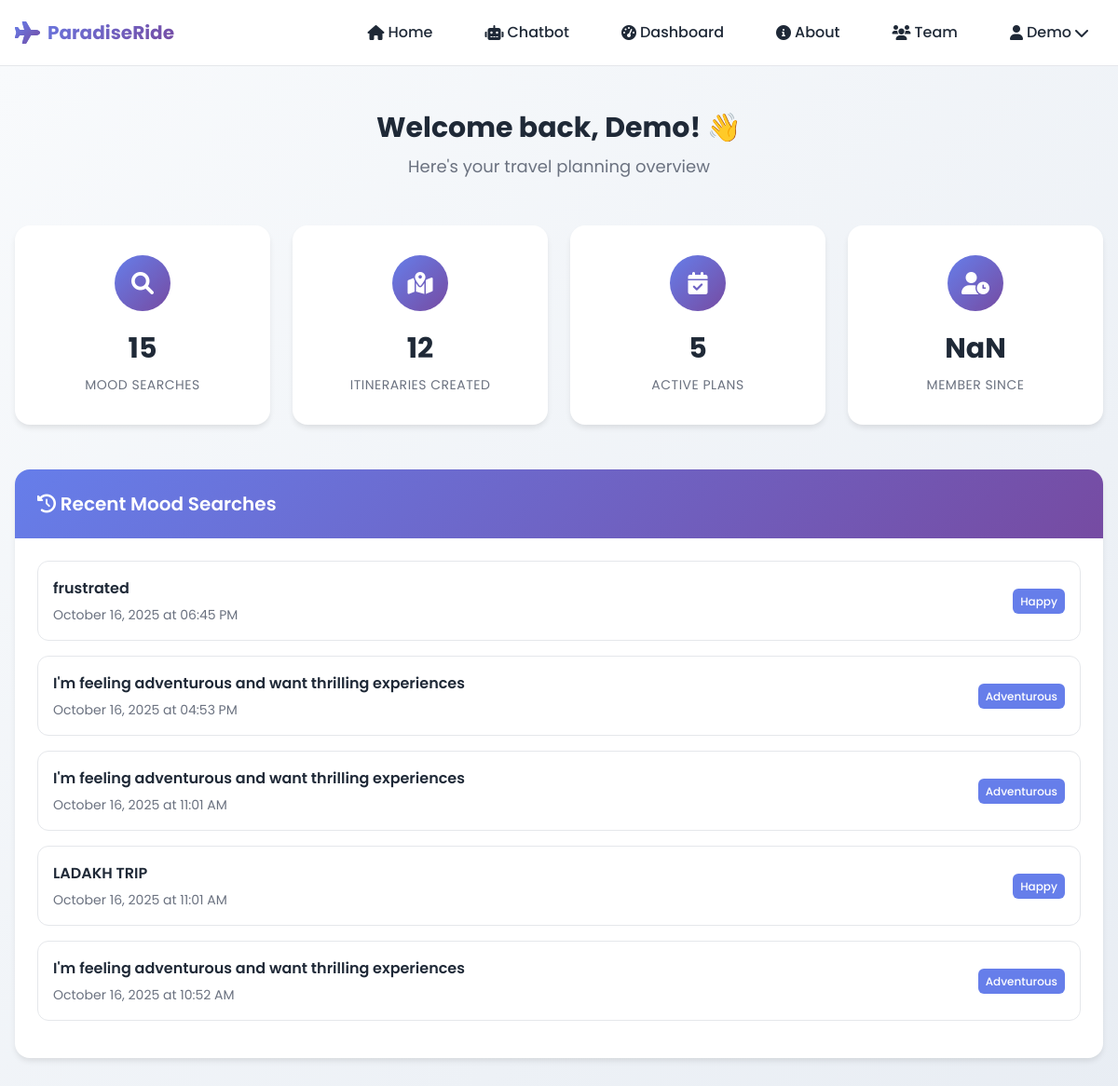
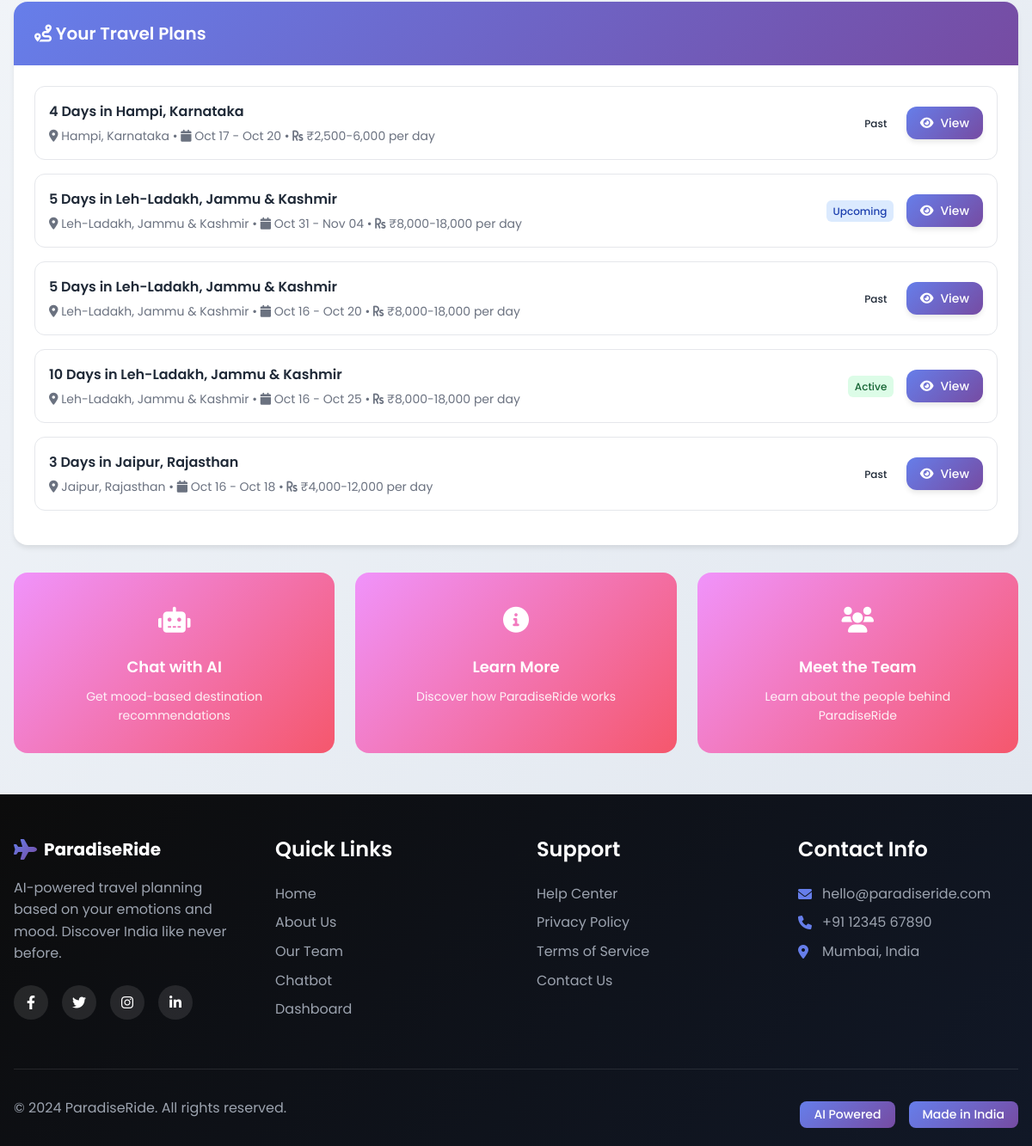
The app's page /dashboard (signed in) with its own data (2 pictures, top to bottom).
### models.py (models this page shows, shortened)
class User(UserMixin, db.Model):
    __tablename__ = 'users'
    id = db.Column(db.Integer, primary_key=True)
    name = db.Column(db.String(100), nullable=False)
    email = db.Column(db.String(120), unique=True, nullable=False, index=True)
    password_hash = db.Column(db.String(255), nullable=False)
    created_at = db.Column(db.DateTime, default=datetime.utcnow, nullable=False)
    is_active = db.Column(db.Boolean, default=True, nullable=False)
    last_login = db.Column(db.DateTime)
    search_history = db.relationship('SearchHistory', backref='user', lazy=True, cascade='all, delete-orphan')
    itineraries = db.relationship('Itinerary', backref='user', lazy=True, cascade='all, delete-orphan')
    def get_search_count(self):
        return db.session.query(SearchHistory).filter_by(user_id=self.id).count()
    def get_itinerary_count(self):
        return db.session.query(Itinerary).filter_by(user_id=self.id).count()
    def get_recent_searches(self, limit=5):
        return db.session.query(SearchHistory).filter_by(user_id=self.id)\
                                 .order_by(SearchHistory.timestamp.desc())\
                                 .limit(limit).all()

class SearchHistory(db.Model):
    __tablename__ = 'search_history'
    id = db.Column(db.Integer, primary_key=True)
    user_id = db.Column(db.Integer, db.ForeignKey('users.id'), nullable=False)
    mood = db.Column(db.String(50), nullable=False)
    query = db.Column(db.Text, nullable=False)  # Original user query
    result = db.Column(db.Text, nullable=False)  # JSON string of destinations returned
    timestamp = db.Column(db.DateTime, default=datetime.utcnow, nullable=False)
    rating = db.Column(db.Integer)  # User rating of the suggestions (1-5)
    is_favorite = db.Column(db.Boolean, default=False)

class Itinerary(db.Model):
    __tablename__ = 'itineraries'
    id = db.Column(db.Integer, primary_key=True)
    user_id = db.Column(db.Integer, db.ForeignKey('users.id'), nullable=False)
    title = db.Column(db.String(200), nullable=False)
    destination = db.Column(db.String(100), nullable=False)
    start_date = db.Column(db.Date, nullable=False)
    end_date = db.Column(db.Date, nullable=False)
    budget = db.Column(db.String(50))  # Budget range as string
    duration_days = db.Column(db.Integer, nullable=False)
    description = db.Column(db.Text)
    detailed_plan = db.Column(db.Text)  # JSON string of day-by-day itinerary
    mood_tag = db.Column(db.String(50))  # The mood this itinerary was created for
    is_completed = db.Column(db.Boolean, default=False)
    is_favorite = db.Column(db.Boolean, default=False)
    created_at = db.Column(db.DateTime, default=datetime.utcnow, nullable=False)
    updated_at = db.Column(db.DateTime, default=datetime.utcnow, onupdate=datetime.utcnow)
    difficulty_level = db.Column(db.String(20))  # easy, moderate, challenging
    travel_style = db.Column(db.String(50))  # adventure, relaxation, cultural, etc.
    group_size = db.Column(db.Integer, default=1)
    notes = db.Column(db.Text)  # User notes
    def is_upcoming(self):
        from datetime import date
        return self.start_date > date.today()
    def is_current(self):
        from datetime import date
        today = date.today()
        return self.start_date <= today <= self.end_date
    def get_status(self):
        if self.is_completed:
            return 'completed'
        elif self.is_current():
            return 'active'
        elif self.is_upcoming():
            return 'upcoming'
        else:
            return 'past'

### app.py (the view)
@app.route('/dashboard')
@login_required
def dashboard():
    user_stats = {
        'search_count': current_user.get_search_count(),
        'itinerary_count': current_user.get_itinerary_count(),
        'member_since': current_user.created_at.strftime('%B %Y')
    }
    recent_searches = current_user.get_recent_searches(5)
    from models import get_user_itineraries
    recent_itineraries = get_user_itineraries(current_user.id, 5)
    return render_template('dashboard.html',
                         stats=user_stats,
                         recent_searches=recent_searches,
                         recent_itineraries=recent_itineraries)

### templates/dashboard.html (shortened to what this page needs)
{% extends "base.html" %}
{% set title = "Dashboard" %}
{% block content %}
<div class="dashboard-container">
    <div class="container">
        <div class="dashboard-header">
            <h1 class="dashboard-title">Welcome back, {{ current_user.name.split()[0] }}! 👋</h1>
            <p class="dashboard-subtitle">Here's your travel planning overview</p>
        </div>
        <div class="stats-grid">
            <div class="stat-card">
                <div class="stat-icon">
                    <i class="fas fa-search"></i>
                </div>
                <div class="stat-number">{{ stats.search_count }}</div>
                <div class="stat-label">Mood Searches</div>
            </div>
            <div class="stat-card">
                <div class="stat-icon">
                    <i class="fas fa-map-marked-alt"></i>
                </div>
                <div class="stat-number">{{ stats.itinerary_count }}</div>
                <div class="stat-label">Itineraries Created</div>
            </div>
            <div class="stat-card">
                <div class="stat-icon">
                    <i class="fas fa-calendar-check"></i>
                </div>
                <div class="stat-number">{{ recent_itineraries|length }}</div>
                <div class="stat-label">Active Plans</div>
            </div>
            <div class="stat-card">
                <div class="stat-icon">
                    <i class="fas fa-user-clock"></i>
                </div>
                <div class="stat-number">{{ stats.member_since }}</div>
                <div class="stat-label">Member Since</div>
            </div>
        </div>
        <div class="dashboard-section">
            <div class="section-header">
                <h2 class="section-title">
                    <i class="fas fa-history"></i> Recent Mood Searches
                </h2>
            </div>
            <div class="section-content">
                {% if recent_searches %}
                    {% for search in recent_searches %}
                        <div class="search-item">
                            <div class="item-content">
                                <div class="item-title">{{ search.query }}</div>
                                <div class="item-meta">{{ search.timestamp.strftime('%B %d, %Y at %I:%M %p') }}</div>
                            </div>
                            <div class="mood-badge">{{ search.mood }}</div>
                        </div>
                    {% endfor %}
                {% endif %}
            </div>
        </div>
        <div class="dashboard-section">
            <div class="section-header">
                <h2 class="section-title">
                    <i class="fas fa-route"></i> Your Travel Plans
                </h2>
            </div>
            <div class="section-content">
                {% if recent_itineraries %}
                    {% for itinerary in recent_itineraries %}
                        <div class="itinerary-item">
                            <div class="item-content">
                                <div class="item-title">{{ itinerary.title }}</div>
                                <div class="item-meta">
                                    <i class="fas fa-map-marker-alt"></i> {{ itinerary.destination }} •
                                    <i class="fas fa-calendar"></i> {{ itinerary.start_date.strftime('%b %d') }} - {{ itinerary.end_date.strftime('%b %d') }} •
                                    <i class="fas fa-rupee-sign"></i> {{ itinerary.budget }}
                                </div>
                            </div>
                            <div>
                                <span class="status-badge status-{{ itinerary.get_status() }}">{{ itinerary.get_status() }}</span>
                                <a href="{{ url_for('view_itinerary', itinerary_id=itinerary.id) }}" class="btn btn-primary btn-sm" style="margin-left: 10px;">
                                    <i class="fas fa-eye"></i> View
                                </a>
                            </div>
                        </div>
                    {% endfor %}
                {% endif %}
            </div>
        </div>
        <div class="quick-actions">
            <a href="{{ url_for('chatbot_page') }}" class="action-card">
                <div class="action-icon">
                    <i class="fas fa-robot"></i>
                </div>
                <div class="action-title">Chat with AI</div>
                <div class="action-description">Get mood-based destination recommendations</div>
            </a>
            <a href="{{ url_for('about') }}" class="action-card">
                <div class="action-icon">
                    <i class="fas fa-info-circle"></i>
                </div>
                <div class="action-title">Learn More</div>
                <div class="action-description">Discover how ParadiseRide works</div>
            </a>
            <a href="{{ url_for('team') }}" class="action-card">
                <div class="action-icon">
                    <i class="fas fa-users"></i>
                </div>
                <div class="action-title">Meet the Team</div>
                <div class="action-description">Learn about the people behind ParadiseRide</div>
            </a>
        </div>
    </div>
</div>
{% endblock %}

### templates/base.html (shortened to what this page needs)
<!DOCTYPE html>
<html lang="en">
<head>
    <link href="https://cdnjs.cloudflare.com/ajax/libs/font-awesome/6.0.0/css/all.min.css" rel="stylesheet">
    <link rel="stylesheet" href="{{ url_for('static', filename='css/styles.css') }}">
</head>
<body>
    <nav class="navbar">
        <div class="nav-container">
            <div class="nav-logo">
                <a href="{{ url_for('index') }}">
                    <i class="fas fa-plane"></i>
                    <span>ParadiseRide</span>
                </a>
            </div>
            <div class="nav-menu" id="nav-menu">
                <ul class="nav-list">
                    <li class="nav-item">
                        <a href="{{ url_for('index') }}" class="nav-link">
                            <i class="fas fa-home"></i> Home
                        </a>
                    </li>
                    {% if current_user.is_authenticated %}
                        <li class="nav-item">
                            <a href="{{ url_for('chatbot_page') }}" class="nav-link">
                                <i class="fas fa-robot"></i> Chatbot
                            </a>
                        </li>
                        <li class="nav-item">
                            <a href="{{ url_for('dashboard') }}" class="nav-link">
                                <i class="fas fa-tachometer-alt"></i> Dashboard
                            </a>
                        </li>
                    {% endif %}
                    <li class="nav-item">
                        <a href="{{ url_for('about') }}" class="nav-link">
                            <i class="fas fa-info-circle"></i> About
                        </a>
                    </li>
                    <li class="nav-item">
                        <a href="{{ url_for('team') }}" class="nav-link">
                            <i class="fas fa-users"></i> Team
                        </a>
                    </li>
                    {% if current_user.is_authenticated %}
                        <li class="nav-item dropdown">
                            <a href="#" class="nav-link dropdown-toggle">
                                <i class="fas fa-user"></i> {{ current_user.name.split()[0] }}
                                <i class="fas fa-chevron-down"></i>
                            </a>
                        </li>
                    {% endif %}
                </ul>
            </div>
        </div>
    </nav>
    <main class="main-content">
        {% block content %}{% endblock %}
    </main>
    <footer class="footer" id="footer">
        <div class="footer-container">
            <div class="footer-content">
                <div class="footer-section">
                    <div class="footer-logo">
                        <i class="fas fa-plane"></i>
                        <span>ParadiseRide</span>
                    </div>
                    <p class="footer-description">
                        AI-powered travel planning based on your emotions and mood.
                        Discover India like never before.
                    </p>
                    <div class="social-links">
                        <a href="#" class="social-link">
                            <i class="fab fa-facebook-f"></i>
                        </a>
                        <a href="#" class="social-link">
                            <i class="fab fa-twitter"></i>
                        </a>
                        <a href="#" class="social-link">
                            <i class="fab fa-instagram"></i>
                        </a>
                        <a href="#" class="social-link">
                            <i class="fab fa-linkedin-in"></i>
                        </a>
                    </div>
                </div>
                <div class="footer-section">
                    <h3>Quick Links</h3>
                    <ul class="footer-links">
                        <li><a href="{{ url_for('index') }}">Home</a></li>
                        <li><a href="{{ url_for('about') }}">About Us</a></li>
                        <li><a href="{{ url_for('team') }}">Our Team</a></li>
                        {% if current_user.is_authenticated %}
                            <li><a href="{{ url_for('chatbot_page') }}">Chatbot</a></li>
                            <li><a href="{{ url_for('dashboard') }}">Dashboard</a></li>
                        {% endif %}
                    </ul>
                </div>
                <div class="footer-section">
                    <h3>Support</h3>
                    <ul class="footer-links">
                        <li><a href="#">Help Center</a></li>
                        <li><a href="#">Privacy Policy</a></li>
                        <li><a href="#">Terms of Service</a></li>
                        <li><a href="#">Contact Us</a></li>
                    </ul>
                </div>
                <div class="footer-section">
                    <h3>Contact Info</h3>
                    <div class="contact-info">
                        <p><i class="fas fa-envelope"></i> hello@paradiseride.com</p>
                        <p><i class="fas fa-phone"></i> +91 12345 67890</p>
                        <p><i class="fas fa-map-marker-alt"></i> Mumbai, India</p>
                    </div>
                </div>
            </div>
            <div class="footer-bottom">
                <div class="footer-copyright">
                    <p>&copy; 2024 ParadiseRide. All rights reserved.</p>
                </div>
                <div class="footer-badges">
                    <span class="badge">AI Powered</span>
                    <span class="badge">Made in India</span>
                </div>
            </div>
        </div>
    </footer>
</body>
</html>

### records on screen
User: name "Demo"
SearchHistory: query "frustrated", timestamp "October 16, 2025 at 06:45 PM", mood "Happy"
SearchHistory: query "I'm feeling adventurous and want thrilling experiences", timestamp "October 16, 2025 at 04:53 PM", mood "Adventurous"
SearchHistory: query "I'm feeling adventurous and want thrilling experiences", timestamp "October 16, 2025 at 11:01 AM", mood "Adventurous"
SearchHistory: query "LADAKH TRIP", timestamp "October 16, 2025 at 11:01 AM", mood "Happy"
SearchHistory: query "I'm feeling adventurous and want thrilling experiences", timestamp "October 16, 2025 at 10:52 AM", mood "Adventurous"
Itinerary: title "4 Days in Hampi, Karnataka", destination "Hampi, Karnataka", start_date "Oct 17", end_date "Oct 20", budget "₹2,500-6,000 per day", get_status "Past"
Itinerary: title "5 Days in Leh-Ladakh, Jammu & Kashmir", destination "Leh-Ladakh, Jammu & Kashmir", start_date "Oct 31", end_date "Nov 04", budget "₹8,000-18,000 per day", get_status "Upcoming"
Itinerary: title "5 Days in Leh-Ladakh, Jammu & Kashmir", destination "Leh-Ladakh, Jammu & Kashmir", start_date "Oct 16", end_date "Oct 20", budget "₹8,000-18,000 per day", get_status "Past"
Itinerary: title "10 Days in Leh-Ladakh, Jammu & Kashmir", destination "Leh-Ladakh, Jammu & Kashmir", start_date "Oct 16", end_date "Oct 25", budget "₹8,000-18,000 per day", get_status "Active"
Itinerary: title "3 Days in Jaipur, Rajasthan", destination "Jaipur, Rajasthan", start_date "Oct 16", end_date "Oct 18", budget "₹4,000-12,000 per day", get_status "Past"

### other values on screen
{{ stats.search_count }} "15"
{{ stats.itinerary_count }} "12"
{{ recent_itineraries|length }} "5"
